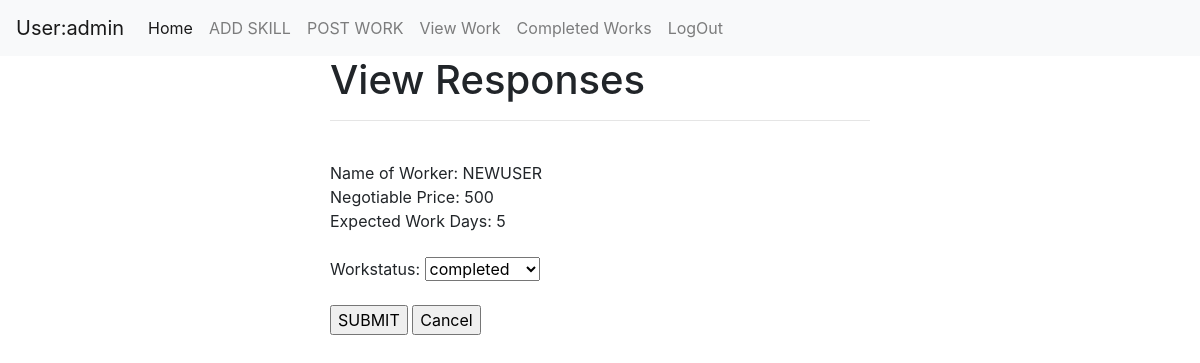
Page /homeuser/viewresponse/6 (signed in) on the committed database.
### Homeapp/models.py (models this page shows)
class WorkResponses(models.Model):
    NegotiablePrice=models.IntegerField()
    ExpectedDays=models.IntegerField()
    workid=models.ForeignKey(addWork,on_delete=models.CASCADE)
    user=models.CharField(max_length=100)
    def __str__(self):
        return self.user

### Homeapp/views.py (the view, shortened to what this page needs)
# urls.py: path('viewresponse/<int:pk>',ViewResponse.as_view(),name="viewresponse"),
class ViewResponse(TemplateView):
    model=WorkResponses
    template_name = "Homeapp/view_responses.html"
    from_class=AddWorkForm
    context={}
    def get(self, request, *args, **kwargs):
        workid = self.kwargs.get('pk')
        qs=self.model.objects.get(workid=workid)
        print(qs)
        self.context["response"] = qs
        qs1=addWork.objects.get(id=workid)
        print("status",qs1)
        workstatus=qs1.workstatus
        print(workstatus)
        form =WorkAssignForm(instance=qs1)
        self.context["form"] = form
        return render(request, self.template_name, self.context)

### Homeapp/forms.py
class WorkAssignForm(ModelForm):
    class Meta:
        model=addWork
        fields=["workstatus"]

### Homeapp/models.py (called while the page is built)
    def __str__(self):
        return self.workname.skillname

### Homeapp/templates/Homeapp/view_responses.html (shortened to what this page needs)
<!DOCTYPE html>
{% extends "Homeapp/index.html" %}
{% block body_block %}
            <div class="col-6">
                <h1>View Responses</h1><hr><br>
                    Name of Worker: {{response.user}}<br>
                 Negotiable Price: {{response.NegotiablePrice}}<br>
                   Expected Work Days: {{response.ExpectedDays}}<br>
                <br>
                <form method="post">
                    {{form.as_p}}
                    <input type="submit" value="SUBMIT">
                    <input type="submit" value="Cancel">
                </form>
            </div>
            <div class="col"></div>
    </div>
</div>
{% endblock %}

### Homeapp/templates/Homeapp/index.html (shortened to what this page needs)
<!DOCTYPE html>
<html lang="en">
<head>
<link rel="stylesheet" href="https://cdn.jsdelivr.net/npm/bootstrap@4.5.3/dist/css/bootstrap.min.css">
</head>
<body>
<nav class="navbar navbar-expand-lg navbar-light bg-light">
      {% if request.user %}
  <a class="navbar-brand" href="#">User:{{request.user}}</a>
  <div class="collapse navbar-collapse" id="navbarNav">
    <ul class="navbar-nav">
      <li class="nav-item active">
        <a class="nav-link" href="{% url 'index' %}">Home <span class="sr-only">(current)</span></a>
      </li>
      <li class="nav-item">
        <a class="nav-link" href="{%url 'addskill' %}">ADD SKILL</a>
      </li>
      <li class="nav-item">
        <a class="nav-link" href="{%url 'addwork'%}">POST WORK</a>
      </li>
         <li class="nav-item">
        <a class="nav-link" href="{%url 'userviewwork' %}">View Work</a>
      </li>
         <li class="nav-item">
        <a class="nav-link" href="{% url 'completedwork' %}">Completed Works</a>
      </li>
           <li class="nav-item">
        <a class="nav-link" href="{%url 'logoutPage'%}">LogOut</a>
      </li>
    </ul>
  </div>
</nav>
<div class="container">
    <div class="row">
        <div class="col"></div>
    {% block body_block %}{% endblock %}
{% endif%}
</body>
</html>

### rows in the picture
WorkResponses: user "NEWUSER", NegotiablePrice "500", ExpectedDays "5"

### other values in the picture
{{ request.user }} "admin"
